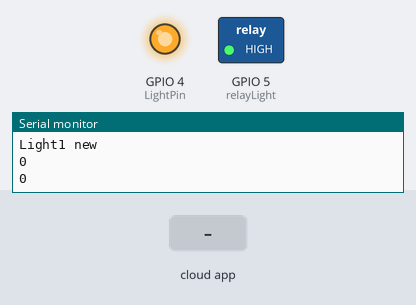
Bench run of a sketch on a simulated ESP8266 (NodeMCU). Shown: switched loads named in the sketch (green lamp = pin HIGH), output pins drawn as LEDs (lit = HIGH), the last lines printed to the serial monitor. The test bench sets the inputs (shaded band). WiFi joins after 1.5 s; servers stay silent unless stated; the Firebase database answers and starts empty.

Above: at 2.7 s.
2.8 s: the phone or cloud app sets Light1 to 1
At 4.9 s:
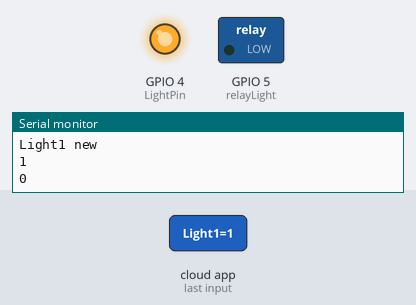
5.2 s: the phone or cloud app sets Light1 to 0
At 6.3 s:
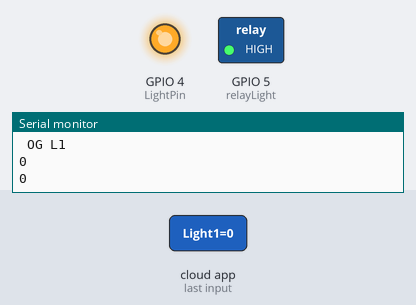
7.5 s: the phone or cloud app sets Light3 to 1
At 8.8 s:
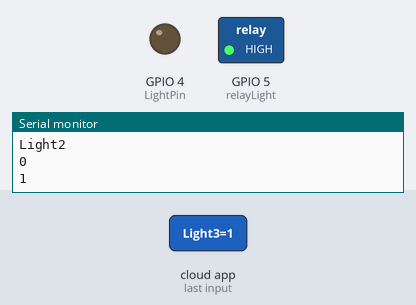
9.7 s: the phone or cloud app sets Light3 to 0
At 11.2 s:
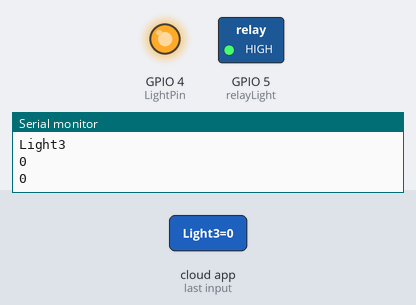
Timing chart, 0 to 12.7 s (numbered marks = the images above; inputs shaded):
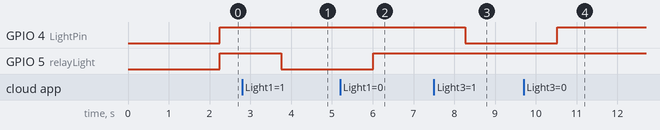

The sketch:

test_firebase.ino
```cpp
#include <ESP8266WiFi.h>
#include <FirebaseArduino.h>

#define FIREBASE_HOST "bottomnavigationbar-d5987.firebaseio.com"
#define FIREBASE_AUTH "VTsBhFzd6NLgBMDksWtNfw8kljNtDHr1BWCMa4lL"
#define WIFI_SSID "TopGunMav"
#define WIFI_PASSWORD "Ramen@123"

int relayLight = 5; //1
//int relayLighttwo = 12 ; //6
int LightPin = 4;//2
//int relayLightfour = 2; //4

int L1 = 0 ;
int L2 = 0 ;
int L3 = 0 ;
int L4 = 0 ;


//const String Path = "/";

const String Light1 = "Light1";
const String Light2 = "Light2";
const String Light3 = "Light3";
const String Light4 = "Light4";

void setup() {
  // put your setup code here, to run once:
  Serial.begin(9600);
  //Setting up output pins
   pinMode(relayLight, OUTPUT);
   pinMode(LightPin, OUTPUT);
  // Connect to Wifi
   WiFi.begin(WIFI_SSID, WIFI_PASSWORD);
  Serial.print("connecting");
  while (WiFi.status() != WL_CONNECTED) {
    Serial.print(".");
    delay(500);
  }
  Serial.println();
  Serial.print("connected: ");
  Serial.println(WiFi.localIP());

  Firebase.begin(FIREBASE_HOST, FIREBASE_AUTH);

  if(Firebase.success())
  {
    Serial.println("Fetched");
  }
    if(Firebase.failed())
  {

    Serial.println("Internet lost");
    Serial.println(Firebase.error());
    delay(5000);
  }

}

void loop() {
  //FirebaseObject object = Firebase.get(Path);
  // put your main code here, to run repeatedly:

   Serial.println(" OG L1");
  Serial.println(L1);
  Serial.println(Firebase.getInt("/day"));
  L1=Firebase.getInt(Light1);
   if(Firebase.success())
  {
    Serial.println("Fetched");
  }
  if(Firebase.failed())
  {
    Serial.println("Internet lost");

  }
  Serial.println("Light1 new ");
  Serial.println(L1);


  Serial.println(L2);
  L2=Firebase.getInt(Light2);
   if(Firebase.failed())
  {
    Serial.println("Internet lost");
    Serial.println(Firebase.error());
    delay(5000);
  }
  Serial.println("Light2");
  Serial.println(L2);


  Serial.println(L3);
  L3=Firebase.getInt(Light3);
   if(Firebase.failed())
  {
    Serial.println("Internet lost");

  }
  Serial.println("Light3");
  Serial.println(L3);
  //delay(100);

  Serial.println(L4);
  L4=Firebase.getInt(Light4);
  Serial.println("Light4");
  Serial.println(L4);
 // delay(100);

  if(L1 == 1){
      digitalWrite(relayLight, LOW);
      Serial.println("Light 1 on ");
    }else{
      digitalWrite(relayLight, HIGH);
      Serial.println("Light 1 off ");

    }

//    if(L2 == 1){
//      digitalWrite(relayLighttwo, LOW);
//      Serial.println("Light 2 on ");
//
//    }else{
//      digitalWrite(relayLighttwo, HIGH);
//      Serial.println("Light 2 off ");
//
//    }

    if(L3 == 1){
      digitalWrite(LightPin, LOW);
      Serial.println("Light 3 on ");

    }else{
      digitalWrite(LightPin, HIGH);
      Serial.println("Light 3 off ");

    }

//    if(L4 == 1){
//      digitalWrite(relayLightfour, LOW);
//      Serial.println("Light 4 on ");
//
//    }else{
//      digitalWrite(relayLightfour, HIGH);
//      Serial.println("Light 4 off ");
//
//    }

}
```

Measured:
- after the input at 2.8 s, GPIO 5 (relayLight): HIGH → LOW after 0.96 s
- after the input at 5.2 s, GPIO 5 (relayLight): LOW → HIGH after 0.81 s
- after the input at 7.5 s, GPIO 4 (LightPin): HIGH → LOW after 0.77 s
- after the input at 9.7 s, GPIO 4 (LightPin): LOW → HIGH after 0.82 s
